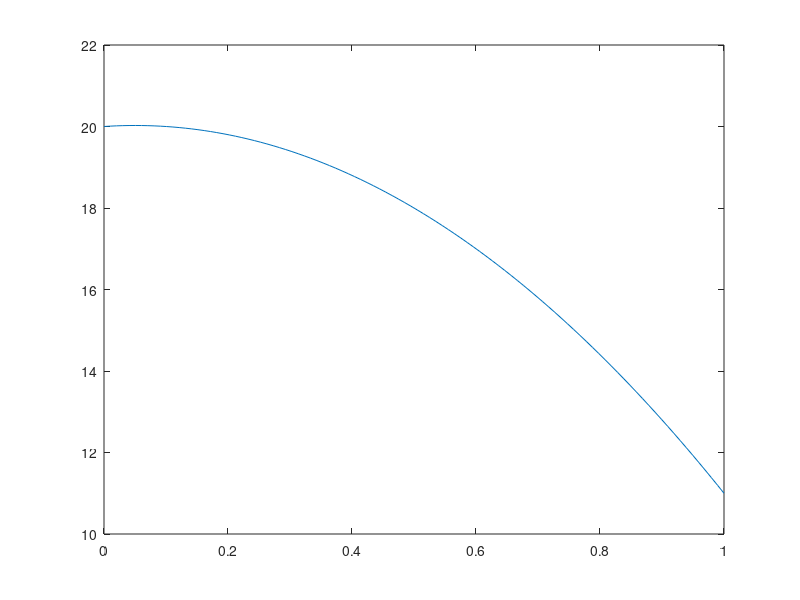

Write the MATLAB code that produced this figure.
% 1 Naloga

data = importdata("naloga1_1.txt","",2);
t= data.data(:,1);

% 2 Naloga

fid = fopen("naloga1_2.txt");
line = fgetl(fid);
count = 1;
while ~feof(fid)
    line = fgetl(fid);
    P(count) = str2double(line);

    count = count+1;
end
P = P.';

% 3 Naloga

function I = trapezna_metoda(x, y)

    n = length(x);
    
    I=0;

    for i = 1:n-1
        h = x(i+1) - x(i);
        I = I + (h / 2) * (y(i) + y(i+1)); 
    end
end
i_func =trapezna_metoda(t,P);

i_trapz = trapz(t, P);

plot(t,P)